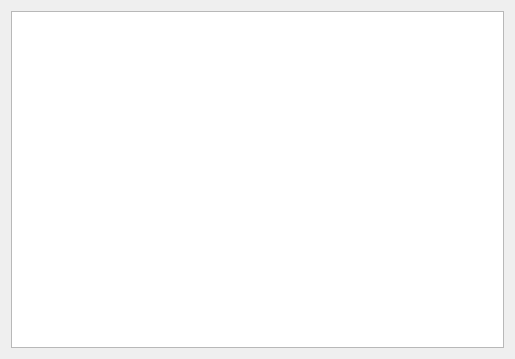
<?xml version="1.0" encoding="UTF-8"?>
<ui version="4.0">
 <class>Form</class>
 <widget class="QWidget" name="Form">
  <property name="geometry">
   <rect>
    <x>0</x>
    <y>0</y>
    <width>515</width>
    <height>359</height>
   </rect>
  </property>
  <property name="windowTitle">
   <string>Form</string>
  </property>
  <layout class="QHBoxLayout" name="horizontalLayout">
   <item>
    <widget class="WaveformPlot" name="waveformPlot">
     <property name="toolTip">
      <string/>
     </property>
     <property name="whatsThis">
      <string>Plots a waveform.</string>
     </property>
     <property name="yChannel">
      <string>ca://BPMS:LI24:801:REDW</string>
     </property>
    </widget>
   </item>
  </layout>
 </widget>
 <customwidgets>
  <customwidget>
   <class>WaveformPlot</class>
   <extends>QGraphicsView</extends>
   <header>waveformplot</header>
  </customwidget>
 </customwidgets>
 <resources/>
 <connections/>
</ui>
